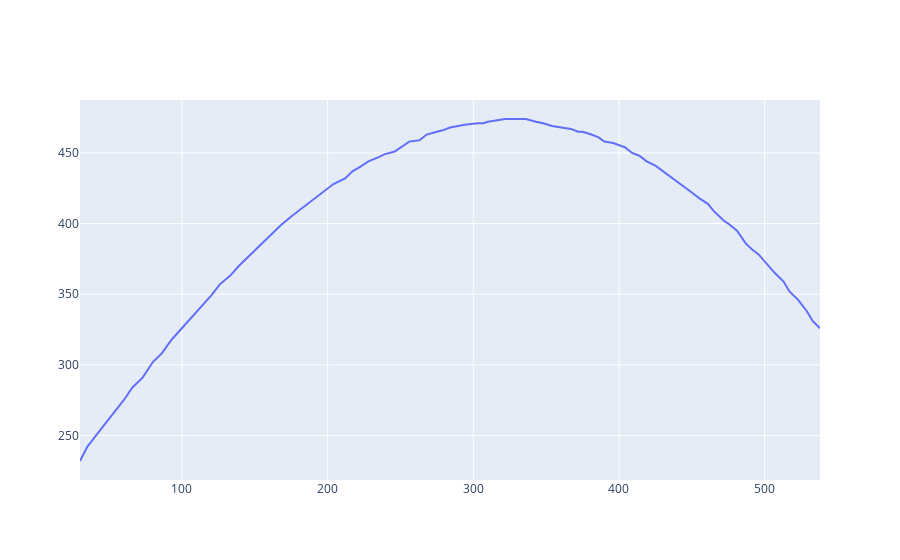

The notebook cell this image was saved under:
### Code cell
fig = go.Figure()
fig.add_traces(go.Scatter( x = df.x, y=df.y))
